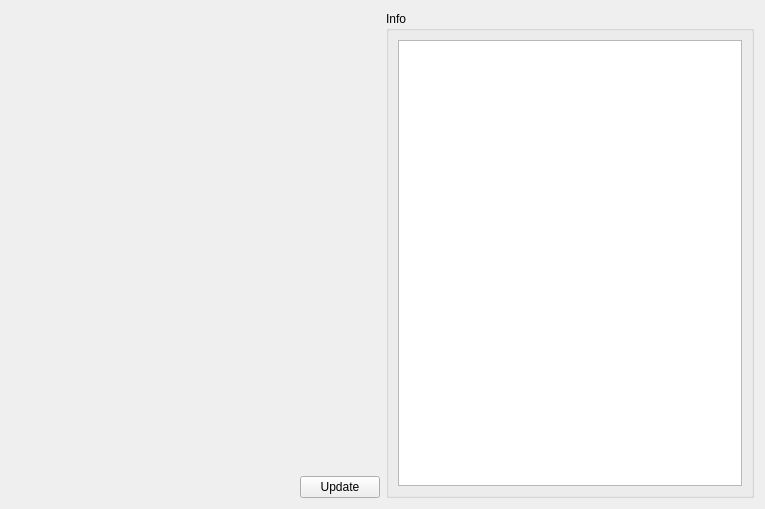
<?xml version="1.0" encoding="UTF-8"?>
<ui version="4.0">
 <class>LupdatePageController</class>
 <widget class="QWidget" name="LupdatePageController">
  <property name="geometry">
   <rect>
    <x>0</x>
    <y>0</y>
    <width>765</width>
    <height>509</height>
   </rect>
  </property>
  <property name="windowTitle">
   <string>Form</string>
  </property>
  <layout class="QGridLayout" name="gridLayout">
   <item row="0" column="0">
    <widget class="ProjectVue" name="widgetProjectVue" native="true">
     <property name="minimumSize">
      <size>
       <width>0</width>
       <height>300</height>
      </size>
     </property>
    </widget>
   </item>
   <item row="0" column="1" rowspan="4">
    <widget class="QGroupBox" name="groupBoxInfo">
     <property name="title">
      <string>Info</string>
     </property>
     <layout class="QGridLayout" name="gridLayout_5">
      <item row="0" column="0">
       <widget class="QTextEdit" name="textEditInfo_2"/>
      </item>
     </layout>
    </widget>
   </item>
   <item row="3" column="0">
    <layout class="QHBoxLayout" name="horizontalLayout_6">
     <item>
      <spacer name="horizontalSpacer_2">
       <property name="orientation">
        <enum>Qt::Horizontal</enum>
       </property>
       <property name="sizeHint" stdset="0">
        <size>
         <width>40</width>
         <height>20</height>
        </size>
       </property>
      </spacer>
     </item>
     <item>
      <widget class="QPushButton" name="pushButtonUpdateTsFiles">
       <property name="text">
        <string>Update</string>
       </property>
      </widget>
     </item>
    </layout>
   </item>
   <item row="2" column="0">
    <spacer name="verticalSpacer">
     <property name="orientation">
      <enum>Qt::Vertical</enum>
     </property>
     <property name="sizeHint" stdset="0">
      <size>
       <width>20</width>
       <height>40</height>
      </size>
     </property>
    </spacer>
   </item>
  </layout>
 </widget>
 <customwidgets>
  <customwidget>
   <class>ProjectVue</class>
   <extends>QWidget</extends>
   <header>src/lupdate/projectvue.h</header>
   <container>1</container>
  </customwidget>
 </customwidgets>
 <resources/>
 <connections/>
</ui>
